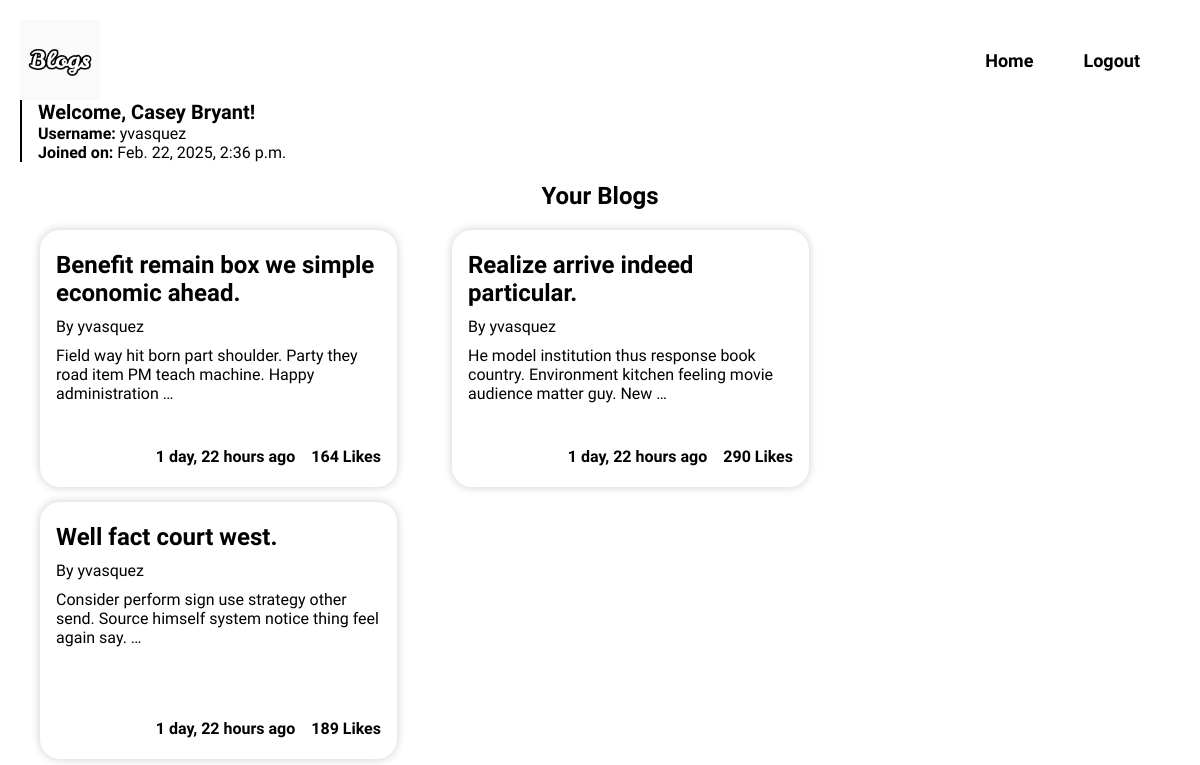
Page /profile/ (signed in) on the committed database.
### home/models.py (models this page shows, shortened)
class CustomUser(AbstractUser):
    first_name = models.CharField(max_length=30, blank=False)
    last_name = models.CharField(max_length=30,blank=True,null=True)
    date_joined = models.DateTimeField(auto_now_add=True)

class Blog(models.Model):
    title = models.CharField(max_length=200, blank=False)
    content = models.TextField(blank=False)
    author = models.ForeignKey(CustomUser,on_delete=models.CASCADE)
    likes = models.PositiveIntegerField(default=0)
    date_posted = models.DateTimeField(auto_now_add=True)
    date_modified = models.DateTimeField(auto_now=True)

### home/views.py (the view)
# urls.py: path("profile/", profile, name="profile"),
@login_required
def profile(request):
    personal_blogs = Blog.objects.filter(author__username=request.user.username)
    return render(request, "home/profile.html", {"user": request.user,"personal_blogs":personal_blogs})

### home/templates/home/profile.html (shortened to what this page needs)
{% extends 'home/base.html' %}
{% load static %}
{% block head %}
    <link rel="stylesheet" href="{% static 'css/navbar.css'%}">
    <link rel="stylesheet" href="{% static 'css/profile.css'%}">
{% endblock %}
{% block content %}
    <nav class="navbar">
        <a href="{% url 'home'%}"><img src="{% static 'images/Logo.png' %}" alt="logo"></a>
        <div class="links">
            <a href="{% url 'home'%}"><p>Home</p></a>
            <a href="{% url 'logout' %}"><p>Logout</p></a>
        </div>
    </nav>
    <div class="profile">
        <h2>Welcome, {{ user.first_name }} {{ user.last_name }}!</h2>
        <p><strong>Username:</strong> {{ user.username }}</p>
        <p><strong>Joined on:</strong> {{ user.date_joined }}</p>
    </div>
    <h2>Your Blogs</h2>
    <div class="blogs">
        {% for blog in personal_blogs %}
        <div class="blogcard">
            <p class="title">{{blog.title}}</p>
            <p>By {{blog.author.username}}</p>
            <p>{{blog.content|truncatewords:15}}</p>
            <div class="info">
                <p>{{ blog.date_modified|timesince }} ago</p>
                <p>{{blog.likes}} Likes</p>
            </div>
        </div>
        {% endfor %}
    </div>
{% endblock %}

### home/static/css/navbar.css (style rules this page uses)
.navbar { display: flex; justify-content: space-between; }
.navbar img { height: 80px; width: 80px; }
.links { display: flex; align-items: center; justify-content: center; }
.links a { text-decoration: none; }
.links p { margin:0; padding: 10px; color: black; font-size: 18px; font-weight: 600; margin:0; padding: 10px; margin-right: 30px; }

### home/static/css/profile.css (style rules this page uses)
body { margin: 0; padding: 20px; color: #000000; }
h2 { text-align: center; font-size: 24px; }
p { margin: 5px 0; }
.profile { width: 325px; display: flex; flex-direction: column; margin: 0; padding-left: 1rem; border-left: solid 2px black; }
.profile h2 { margin: 0; text-align: start; font-size:20px; }
.blogs { display: flex; gap: 15px; margin-top: 20px; flex-wrap: wrap; }
.blogcard { height: 225px; width: 325px; padding: 1rem; display: flex; flex-direction: column; justify-content: start; box-shadow: 0 0 10px rgba(0,0,0,0.2); border-radius: 20px; margin: 0 20px; transition: transform 0.2s; }
.blogcard p { margin: 5px 0; }
.title { font-size: 24px; font-weight: bold; }
.info { display: flex; gap: 1rem; justify-content: end; margin-top: auto; font-weight: bold; }
.profile p { margin: 0; }

### home/templates/home/base.html (style rules this page uses)
body { font-family:"Funnel Sans", serif; }

### rows in the picture
CustomUser: first_name "Casey", last_name "Bryant", username "yvasquez", date_joined "Feb. 22, 2025, 2:36 p.m."
Blog: title "Benefit remain box we simple economic ahead.", author.username "yvasquez", content "Field way hit born part shoulder. Party they road item PM teach machine. Happy administration …", date_modified "1 day, 22 hours", likes "164"
Blog: title "Realize arrive indeed particular.", author.username "yvasquez", content "He model institution thus response book country. Environment kitchen feeling movie audience matter guy. New …", date_modified "1 day, 22 hours", likes "290"
Blog: title "Well fact court west.", author.username "yvasquez", content "Consider perform sign use strategy other send. Source himself system notice thing feel again say. …", date_modified "1 day, 22 hours", likes "189"
